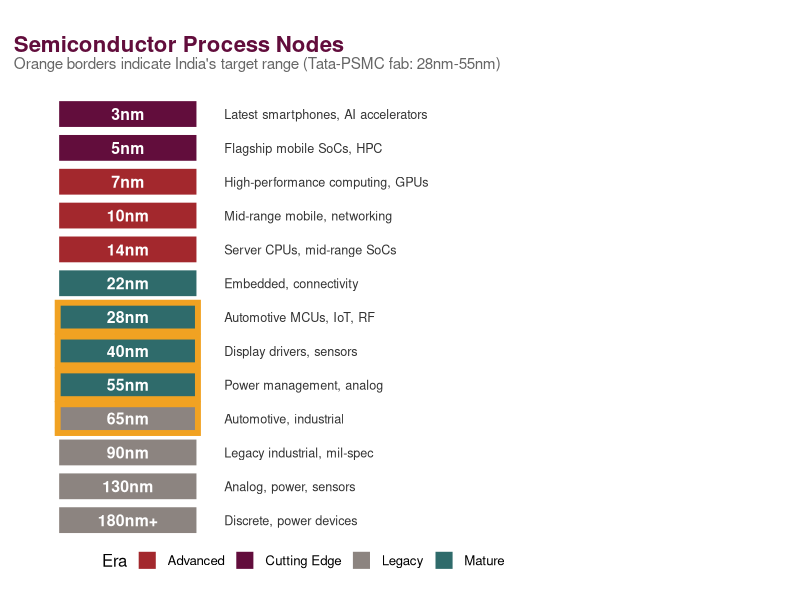

Write the R code that produced this figure.
## ---- chunk 1
library(ggplot2)
library(dplyr)
## ---- chunk 2
# Hand-crafted data for the node landscape visualization
nodes <- tibble(
  node = c("3nm", "5nm", "7nm", "10nm", "14nm", "22nm", "28nm", "40nm", "55nm", "65nm", "90nm", "130nm", "180nm+"),
  node_nm = c(3, 5, 7, 10, 14, 22, 28, 40, 55, 65, 90, 130, 180),
  era = c("Cutting Edge", "Cutting Edge", "Advanced", "Advanced", "Advanced",
          "Mature", "Mature", "Mature", "Mature", "Legacy", "Legacy", "Legacy", "Legacy"),
  applications = c(
    "Latest smartphones, AI accelerators",
    "Flagship mobile SoCs, HPC",
    "High-performance computing, GPUs",
    "Mid-range mobile, networking",
    "Server CPUs, mid-range SoCs",
    "Embedded, connectivity",
    "Automotive MCUs, IoT, RF",
    "Display drivers, sensors",
    "Power management, analog",
    "Automotive, industrial",
    "Legacy industrial, mil-spec",
    "Analog, power, sensors",
    "Discrete, power devices"
  ),
  key_fabs = c(
    "TSMC, Samsung",
    "TSMC, Samsung",
    "TSMC, Samsung, Intel",
    "TSMC, Samsung, Intel",
    "TSMC, Samsung, Intel, GF",
    "Intel, GF, TSMC",
    "TSMC, Samsung, GF, SMIC, UMC",
    "TSMC, UMC, SMIC",
    "PSMC, UMC, various",
    "Various (widely available)",
    "Various",
    "Various",
    "Various"
  ),
  # Whether India targets this node
  india_target = c(FALSE, FALSE, FALSE, FALSE, FALSE, FALSE, TRUE, TRUE, TRUE, TRUE, FALSE, FALSE, FALSE)
)

# Assign colors
era_colors <- c(
  "Cutting Edge" = "#620d3c",
  "Advanced"     = "#a3282d",
  "Mature"       = "#2f6b6b",
  "Legacy"       = "#8C8480"
)

# Reverse for bottom-to-top ordering (most advanced at top)
nodes <- nodes %>%
  mutate(node = factor(node, levels = rev(node)))

ggplot(nodes, aes(x = node, y = 1, fill = era)) +
  geom_tile(width = 0.85, height = 0.8, color = "white", linewidth = 1) +
  # Highlight India's target range
  geom_tile(
    data = filter(nodes, india_target),
    aes(x = node, y = 1),
    width = 0.85, height = 0.8,
    fill = NA, color = "#f1a222", linewidth = 2
  ) +
  # Node labels
  geom_text(aes(label = node), fontface = "bold", size = 4, color = "white") +
  # Application labels on the right
  geom_text(
    aes(y = 1.55, label = applications),
    hjust = 0, size = 3.2, color = "#333"
  ) +
  coord_flip(clip = "off") +
  scale_fill_manual(values = era_colors, name = "Era") +
  scale_y_continuous(limits = c(0.5, 3.5)) +
  labs(
    x = NULL, y = NULL,
    title = "Semiconductor Process Nodes",
    subtitle = "Orange borders indicate India's target range (Tata-PSMC fab: 28nm-55nm)"
  ) +
  theme_void(base_size = 12) +
  theme(
    plot.title = element_text(face = "bold", size = 16, color = "#620d3c"),
    plot.subtitle = element_text(size = 11, color = "#666", margin = margin(b = 15)),
    legend.position = "bottom",
    plot.margin = margin(20, 150, 20, 10)
  )
